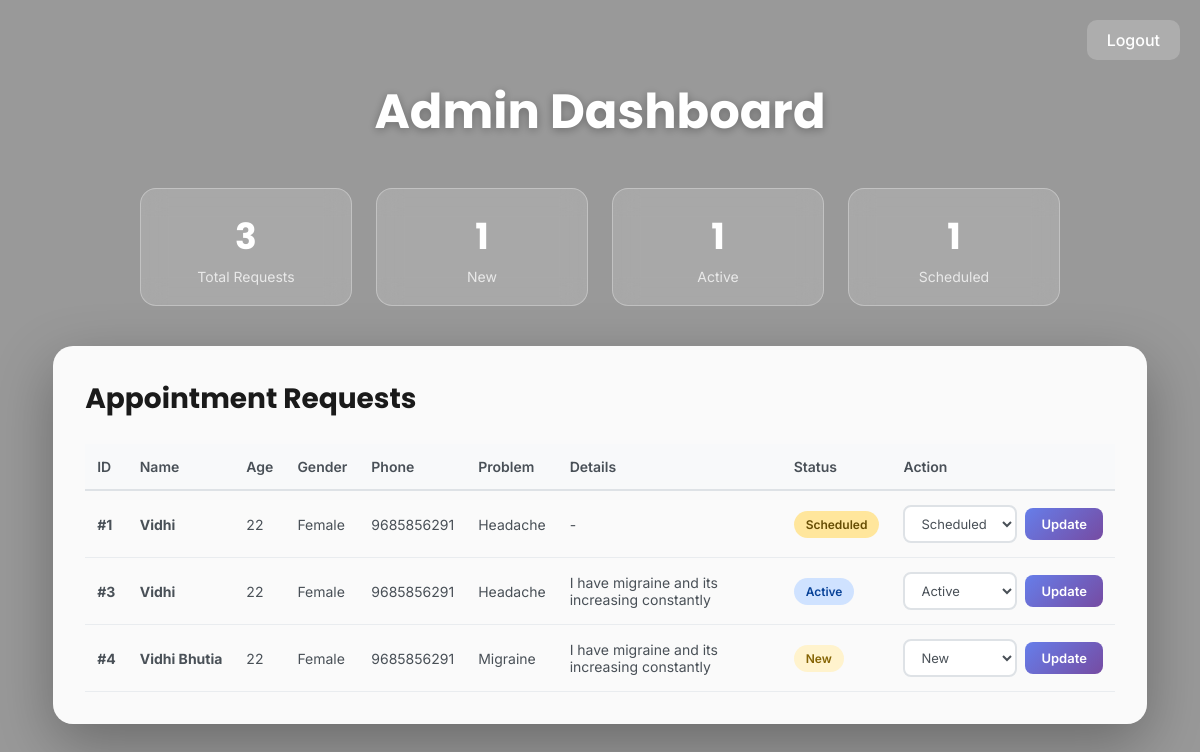
The page /admin (signed in) on the database its author committed.
### tables this page shows
CREATE TABLE contacts (
                id INTEGER PRIMARY KEY AUTOINCREMENT,
                name TEXT NOT NULL,
                age TEXT NOT NULL,
                gender TEXT NOT NULL,
                phone TEXT NOT NULL,
                problem TEXT NOT NULL,
                details TEXT,
                status TEXT NOT NULL DEFAULT 'new'
            );

### app.py (the view)
@app.route("/admin")
def admin_home():
	if not require_role("admin"):
		return redirect(url_for("login"))
	submissions = get_active_contacts()
	return render_template("admin_dashboard.html", submissions=submissions)

### app.py (called while the page is built)
def require_role(role):
	user = session.get("user")
	return user and user.get("role") == role

### database.py (called while the page is built)
@contextmanager
def get_db_connection():
    conn = sqlite3.connect(DB_PATH)
    conn.row_factory = sqlite3.Row
    try:
        yield conn
    finally:
        conn.close()

def get_active_contacts():
    with get_db_connection() as conn:
        cursor = conn.cursor()
        cursor.execute(
            "SELECT id, name, age, gender, phone, problem, details, status FROM contacts WHERE status != 'resolved'"
        )
        return [dict(row) for row in cursor.fetchall()]

### templates/admin_dashboard.html (shortened to what this page needs)
<!DOCTYPE html>
<html lang="en">
<head>
  <link rel="stylesheet" href="{{ url_for('static', filename='css/styles.css') }}">
</head>
<body class="admin-page" style="background-image: url('https://images.unsplash.com/photo-1699891730676-037bed3c1bed?ixlib=rb-4.1.0&ixid=M3wxMjA3fDB8MHxzZWFyY2h8Mnx8d2Vic2l0ZSUyMGJhY2tncm91bmR8ZW58MHx8MHx8fDA%3D&fm=jpg&q=60&w=3000'); background-size: cover; background-position: center;">
  <a href="{{ url_for('logout') }}" class="logout-btn-admin">Logout</a>
  <div class="admin-content">
    <div class="admin-header">
      <h1>Admin Dashboard</h1>
    </div>
    {% if submissions %}
    {% set new_count = submissions|selectattr('status', 'equalto', 'new')|list|length %}
    {% set active_count = submissions|selectattr('status', 'equalto', 'active')|list|length %}
    {% set scheduled_count = submissions|selectattr('status', 'equalto', 'scheduled')|list|length %}
    <div class="admin-stats">
      <div class="stat-card">
        <div class="stat-number">{{ submissions|length }}</div>
        <div class="stat-label">Total Requests</div>
      </div>
      <div class="stat-card">
        <div class="stat-number">{{ new_count }}</div>
        <div class="stat-label">New</div>
      </div>
      <div class="stat-card">
        <div class="stat-number">{{ active_count }}</div>
        <div class="stat-label">Active</div>
      </div>
      <div class="stat-card">
        <div class="stat-number">{{ scheduled_count }}</div>
        <div class="stat-label">Scheduled</div>
      </div>
    </div>
    <div class="submissions-container">
      <div class="submissions-header">
        <h2>Appointment Requests</h2>
      </div>
      <div class="table-wrapper">
        <table class="table">
          <thead>
            <tr>
              <th>ID</th>
              <th>Name</th>
              <th>Age</th>
              <th>Gender</th>
              <th>Phone</th>
              <th>Problem</th>
              <th>Details</th>
              <th>Status</th>
              <th>Action</th>
            </tr>
          </thead>
          <tbody>
            {% for s in submissions %}
            <tr>
              <td><strong>#{{ s.id }}</strong></td>
              <td><strong>{{ s.name }}</strong></td>
              <td>{{ s.age }}</td>
              <td>{{ s.gender }}</td>
              <td>{{ s.phone }}</td>
              <td>{{ s.problem }}</td>
              <td style="max-width: 200px; word-wrap: break-word;">{{ s.details or '-' }}</td>
              <td>
                {% if s.status == 'new' %}<span class="status-tag tag-new">New</span>
                {% elif s.status == 'active' %}<span class="status-tag tag-active">Active</span>
                {% elif s.status == 'scheduled' %}<span class="status-tag tag-scheduled">Scheduled</span>
                {% endif %}
              </td>
              <td>
                <form method="POST" action="{{ url_for('admin_update_status') }}" class="status-form">
                  <select name="status" class="status-select">
                    <option value="new" {% if s.status == 'new' %}selected{% endif %}>New</option>
                    <option value="active" {% if s.status == 'active' %}selected{% endif %}>Active</option>
                    <option value="scheduled" {% if s.status == 'scheduled' %}selected{% endif %}>Scheduled</option>
                  </select>
                  <button class="btn-update" type="submit">Update</button>
                </form>
              </td>
            </tr>
            {% endfor %}
          </tbody>
        </table>
      </div>
    </div>
    {% endif %}
  </div>
</body>
</html>

### static/css/styles.css (style rules this page uses)
body { margin: 0; padding: 0; font-family: Arial, sans-serif; background-size: cover; background-position: center; color: white; height: 100vh; display: flex; align-items: center; justify-content: center; }
select { color: inherit; }
select option { color: #222; }

### templates/admin_dashboard.html (style rules this page uses)
.admin-page { min-height: 100vh; background-image: url('https://plus.unsplash.com/premium_photo-1661423762612-e8fae810cb4b?ixlib=rb-4.1.0&ixid=M3wxMjA3fDB8MHxzZWFyY2h8MXx8aG9zcGl0YWwlMjBwYXRpZW50c3xlbnwwfHwwfHx8MA%3D%3D&fm=jpg&q=60&w=3000'); background-size: cover; background-position: center; background-attachment: fixed; position: relative; }
.admin-page::before { content: ''; position: absolute; inset: 0; background: rgba(0, 0, 0, 0.4); }
.admin-content { position: relative; z-index: 1; padding: 40px 20px; }
.admin-header { text-align: center; margin-bottom: 40px; }
.admin-header h1 { font-family: 'Poppins', sans-serif; font-size: 48px; font-weight: 700; color: #ffffff; margin: 0 0 10px 0; text-shadow: 0 2px 10px rgba(0,0,0,0.3); }
.admin-stats { display: flex; justify-content: center; gap: 24px; margin-bottom: 40px; flex-wrap: wrap; }
.stat-card { background: rgba(255, 255, 255, 0.15); backdrop-filter: blur(12px); border: 1px solid rgba(255, 255, 255, 0.3); border-radius: 16px; padding: 20px 30px; min-width: 150px; text-align: center; }
.stat-number { font-family: 'Poppins', sans-serif; font-size: 36px; font-weight: 700; color: #ffffff; margin: 0 0 4px 0; }
.stat-label { font-family: 'Inter', sans-serif; font-size: 14px; color: #f0f0f0; opacity: 0.9; margin: 0; }
.submissions-container { max-width: 1400px; margin: 0 auto; background: rgba(255, 255, 255, 0.95); backdrop-filter: blur(12px); border-radius: 20px; padding: 32px; box-shadow: 0 20px 60px rgba(0, 0, 0, 0.3); }
.submissions-header { display: flex; justify-content: space-between; align-items: center; margin-bottom: 24px; }
.submissions-header h2 { font-family: 'Poppins', sans-serif; font-size: 28px; font-weight: 700; color: #1a1a1a; margin: 0; }
.table-wrapper { overflow-x: auto; }
.table { width: 100%; border-collapse: collapse; font-family: 'Inter', sans-serif; }
.table thead { background: #f8f9fa; }
.table th { padding: 14px 12px; text-align: left; font-weight: 600; font-size: 14px; color: #495057; border-bottom: 2px solid #dee2e6; }
.table td { padding: 14px 12px; border-bottom: 1px solid #e9ecef; color: #495057; font-size: 14px; }
.status-tag { padding: 6px 12px; border-radius: 20px; font-size: 12px; font-weight: 600; display: inline-block; font-family: 'Inter', sans-serif; }
.tag-new { background: #fff3cd; color: #856404; }
.tag-active { background: #cfe2ff; color: #084298; }
.tag-scheduled { background: #ffe69c; color: #664d03; }
.status-form { display: flex; gap: 8px; align-items: center; }
.status-select { padding: 8px 12px; border: 2px solid #dee2e6; border-radius: 8px; font-family: 'Inter', sans-serif; font-size: 13px; background: white; color: #495057; cursor: pointer; }
.btn-update { padding: 8px 16px; background: linear-gradient(135deg, #667eea 0%, #764ba2 100%); color: #ffffff; border: none; border-radius: 8px; font-family: 'Inter', sans-serif; font-weight: 600; font-size: 13px; cursor: pointer; transition: all 0.2s; }
.logout-btn-admin { position: absolute; top: 20px; right: 20px; padding: 10px 20px; background: rgba(255, 255, 255, 0.2); color: #ffffff; text-decoration: none; border-radius: 10px; font-family: 'Inter', sans-serif; font-weight: 500; transition: all 0.2s; }

### rows shown on the page
contacts: id "1", name "Vidhi", age "22", gender "Female", phone "9685856291", problem "Headache", details "-", shows "Scheduled", status "Scheduled"
contacts: id "3", name "Vidhi", age "22", gender "Female", phone "9685856291", problem "Headache", details "I have migraine and its increasing constantly", shows "Active", status "Active"
contacts: id "4", name "Vidhi Bhutia", age "22", gender "Female", phone "9685856291", problem "Migraine", details "I have migraine and its increasing constantly", shows "New", status "New"

### other values the page prints
{{ submissions|length }} "3"
{{ new_count }} "1"
{{ active_count }} "1"
{{ scheduled_count }} "1"
